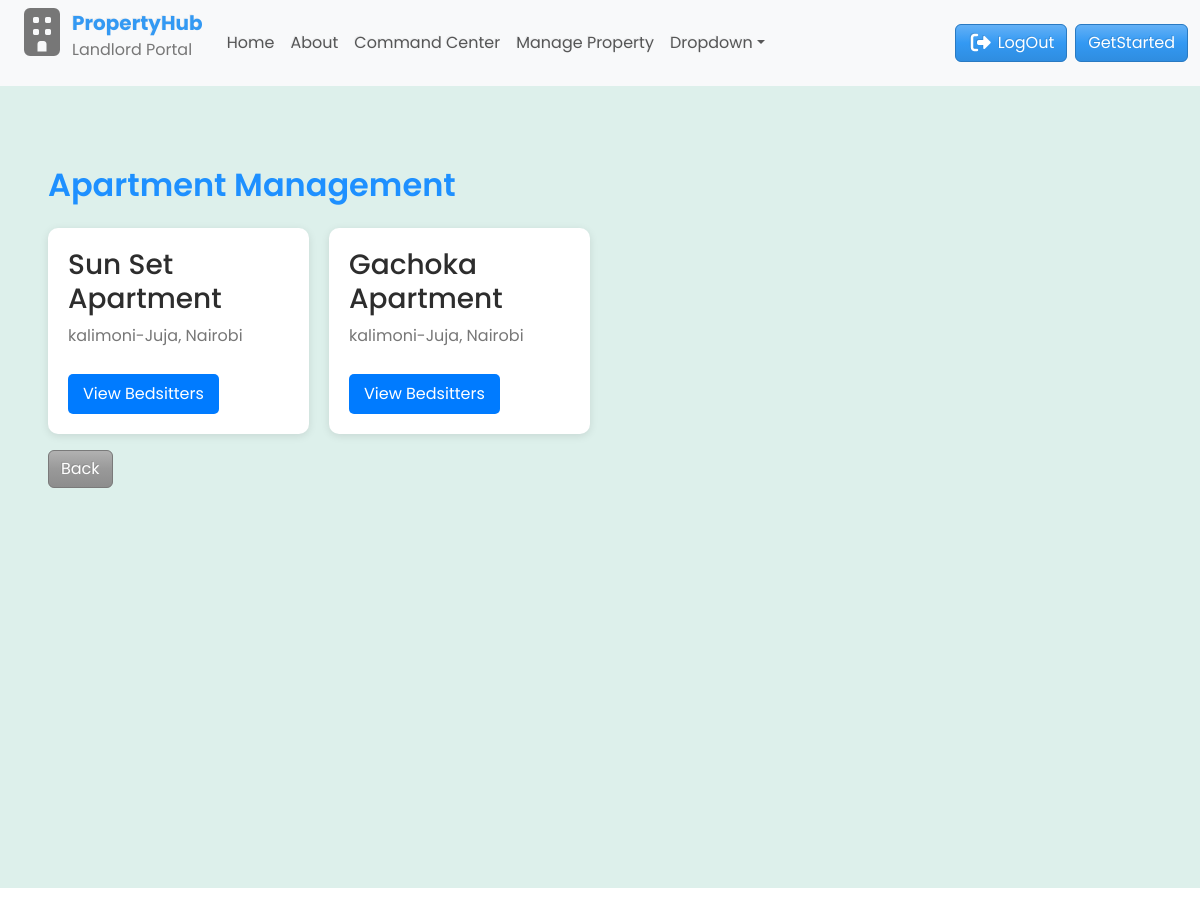
Page /apartment_dashboard/ on the earlier database version.
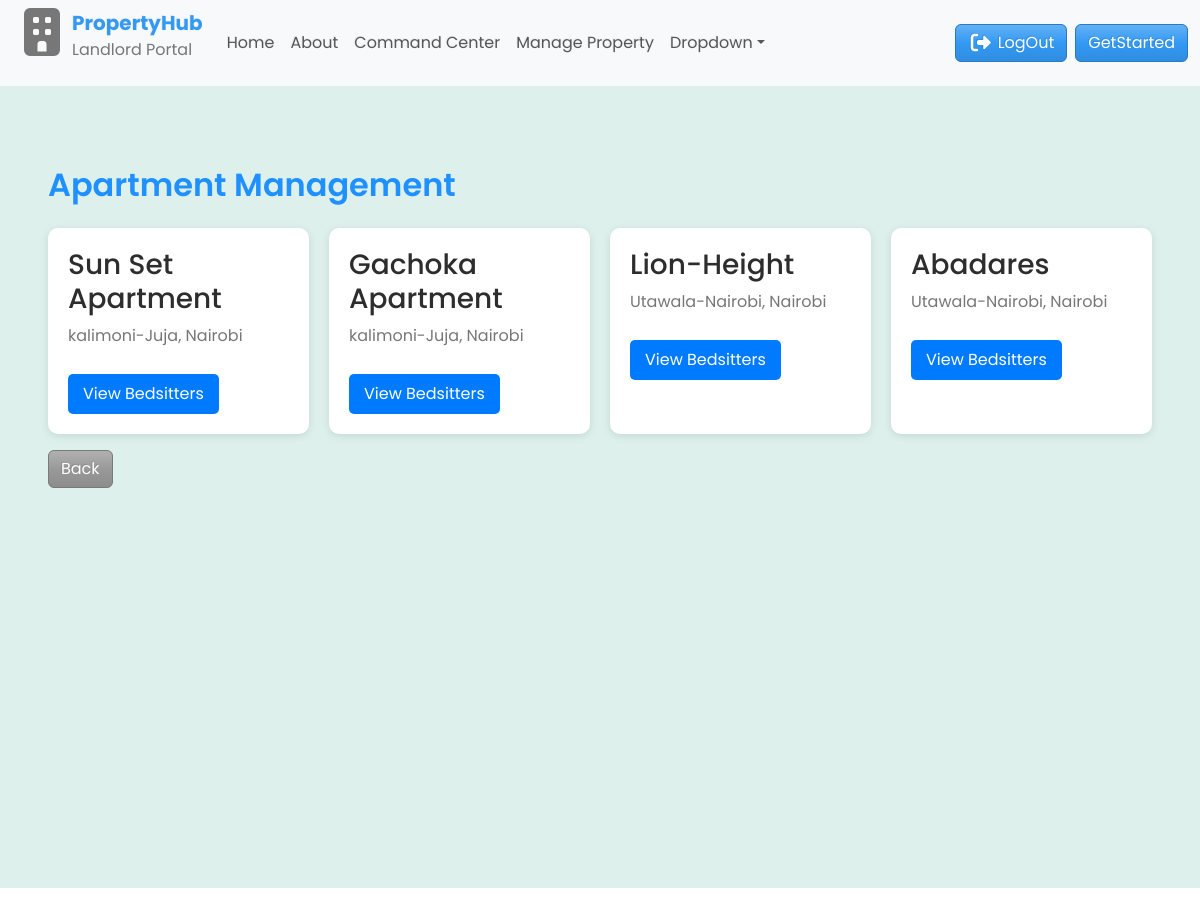
Same page on the later database version.
### main/models.py (models this page shows, shortened)
class Apartment(models.Model):
    name = models.CharField(max_length=100)
    address = models.CharField(max_length=255)
    city = models.CharField(max_length=100)
    class Meta:
        verbose_name_plural = "Apartments"

### main/views.py (the view)
# urls.py: path('apartment_dashboard/', views.apartment_dashboard, name='apartment_dashboard'),
def apartment_dashboard(request):
    apartments = Apartment.objects.all()
    context = {"apartments": apartments}
    return render(request, "main/apartment_dashboard.html", context)

### main/templates/main/apartment_dashboard.html
{% extends 'main/base.html' %}
{% block content %}
<div class="container-fluid" id="dashboard">
  <h2>Apartment Management</h2>
  <div
    style="
      display: grid;
      grid-template-columns: repeat(auto-fill, minmax(250px, 1fr));
      gap: 20px;
    "
  >
    {% for apartment in apartments %}
    <div
      style="
        background: white;
        padding: 20px;
        border-radius: 10px;
        box-shadow: 0 2px 8px rgba(0, 0, 0, 0.1);
      "
    >
      <h3>{{ apartment.name }}</h3>
      <p>{{ apartment.address }}, {{ apartment.city }}</p>
      <a
        href="{% url 'apartment_detail' apartment.id %}"
        style="
          display: inline-block;
          margin-top: 10px;
          padding: 8px 15px;
          background: #007bff;
          color: white;
          border-radius: 5px;
          text-decoration: none;
        "
      >
        View Bedsitters
      </a>
    </div>
    {% empty %}
    <p>No apartments found.</p>
    {% endfor %}
  </div>
  <a href="{% url 'manage_property' %}" class="btn btn-secondary mt-3">Back</a>
</div>
{% endblock %}

Differences in the rows shown:
added Apartment: name "Lion-Height", address "Utawala-Nairobi", city "Nairobi"
added Apartment: name "Abadares", address "Utawala-Nairobi", city "Nairobi"
